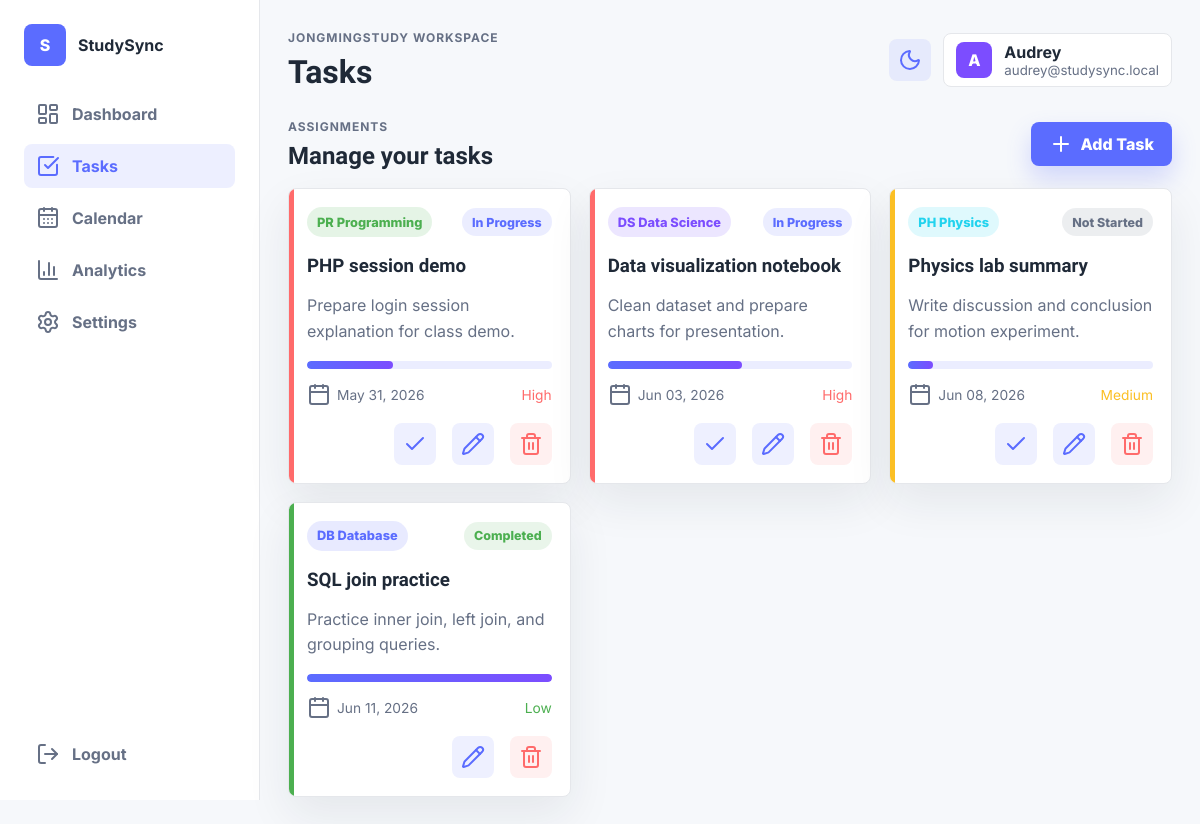
/tasks.php (signed in), run on an earlier commit of the app's database.
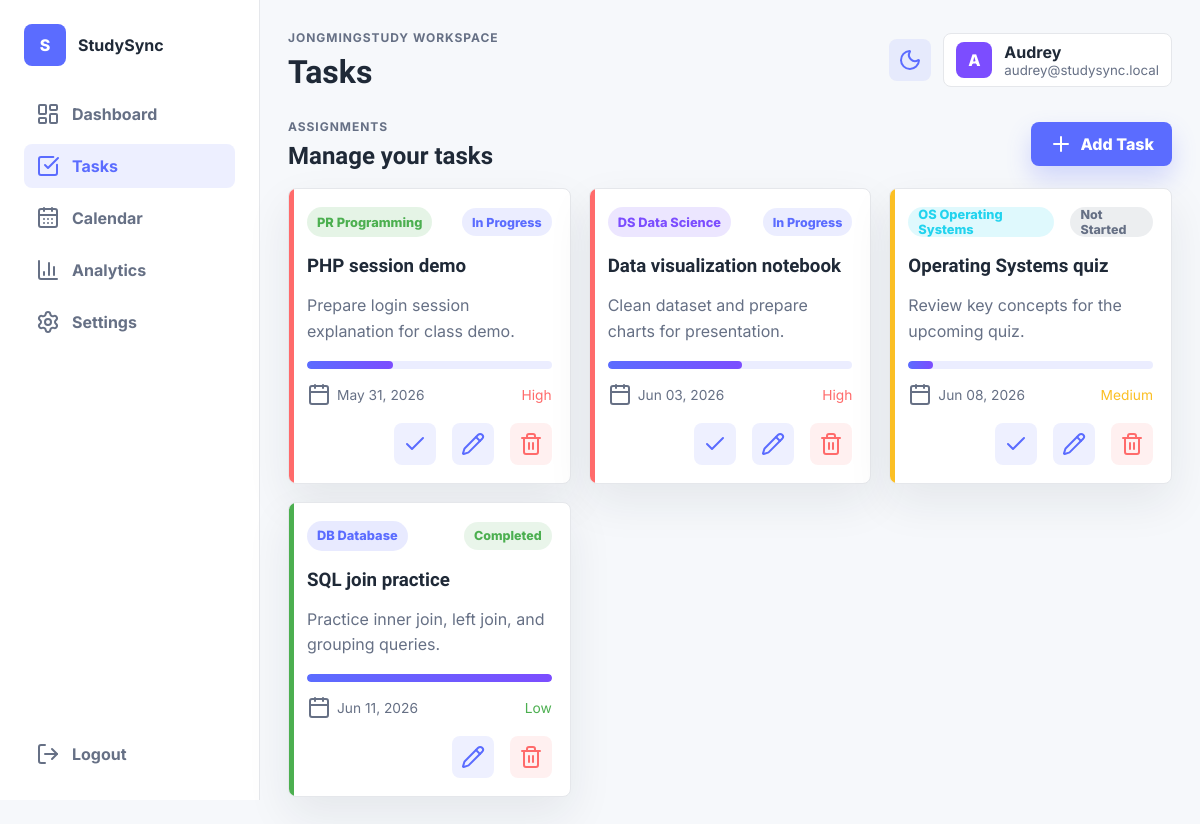
And on a later commit of the database.
### tables this page shows
CREATE TABLE users (
    id INT AUTO_INCREMENT PRIMARY KEY,
    name VARCHAR(50) NOT NULL UNIQUE,
    email VARCHAR(100) NOT NULL UNIQUE,
    password VARCHAR(100) NOT NULL,
    avatar_color VARCHAR(20) NOT NULL,
    created_at TIMESTAMP DEFAULT CURRENT_TIMESTAMP
);

CREATE TABLE tasks (
    id INT AUTO_INCREMENT PRIMARY KEY,
    user_id INT NOT NULL,
    category_id INT NOT NULL,
    title VARCHAR(150) NOT NULL,
    description TEXT,
    priority ENUM('Low', 'Medium', 'High') NOT NULL DEFAULT 'Medium',
    deadline DATE NOT NULL,
    progress INT NOT NULL DEFAULT 0,
    status ENUM('Not Started', 'In Progress', 'Completed', 'Overdue') NOT NULL DEFAULT 'Not Started',
    created_at TIMESTAMP DEFAULT CURRENT_TIMESTAMP,
    updated_at TIMESTAMP DEFAULT CURRENT_TIMESTAMP ON UPDATE CURRENT_TIMESTAMP,
    FOREIGN KEY (user_id) REFERENCES users(id) ON DELETE CASCADE,
    FOREIGN KEY (category_id) REFERENCES categories(id) ON DELETE CASCADE
);

CREATE TABLE categories (
    id INT AUTO_INCREMENT PRIMARY KEY,
    name VARCHAR(80) NOT NULL UNIQUE,
    icon VARCHAR(10) NOT NULL,
    color VARCHAR(20) NOT NULL
);

### includes/helpers.php (called while the page is built, shortened)
<?php
function e(string $value): string
{
    return htmlspecialchars($value, ENT_QUOTES, 'UTF-8');
}
function task_status(array $task): string
{
    if ($task['status'] === 'Completed') {
        return 'Completed';
    }
    return $task['status'];
}
function priority_class(string $priority): string
{
    return strtolower($priority);
}
function format_date(string $date): string
{
    return date('M d, Y', strtotime($date));
}
function get_user_tasks(PDO $pdo, int $userId): array
{
    $stmt = $pdo->prepare(
        'SELECT tasks.*, categories.name AS category_name, categories.icon, categories.color
         FROM tasks
         JOIN categories ON tasks.category_id = categories.id
         WHERE tasks.user_id = ?
         ORDER BY tasks.deadline ASC'
    );
    $stmt->execute([$userId]);
    return $stmt->fetchAll();
}

### includes/auth.php (called while the page is built, shortened)
<?php
require_once __DIR__ . '/db.php';
function is_logged_in(): bool
{
    return isset($_SESSION['user_id']);
}
function current_user(): ?array
{
    global $pdo;
    $stmt = $pdo->prepare('SELECT id, name, email, avatar_color FROM users WHERE id = ?');
    $stmt->execute([$_SESSION['user_id']]);
    return $stmt->fetch() ?: null;
}

### tasks.php (the view, shortened to what this page needs)
<?php
$pageTitle = 'Tasks';
require_once __DIR__ . '/includes/header.php';
$tasks = get_user_tasks($pdo, (int) $user['id']);
?>
<section class="page-actions">
    <div>
        <p class="eyebrow">Assignments</p>
        <h2>Manage your tasks</h2>
    </div>
    <a class="btn btn-primary" href="tasks.php?action=new">
        <i data-lucide="plus"></i>
        Add Task
    </a>
</section>
<section class="task-board">
    <?php foreach ($tasks as $task): ?>
        <?php $status = task_status($task); ?>
        <article class="task-card priority-<?php echo priority_class($task['priority']); ?>">
            <div class="task-card-top">
                <span class="category-tag" style="--tag-color: <?php echo e($task['color']); ?>">
                    <?php echo e($task['icon']); ?> <?php echo e($task['category_name']); ?>
                </span>
                <span class="status-pill <?php echo strtolower(str_replace(' ', '-', $status)); ?>"><?php echo e($status); ?></span>
            </div>
            <h3><?php echo e($task['title']); ?></h3>
            <p><?php echo e($task['description']); ?></p>
            <div class="progress-track small">
                <span style="width: <?php echo (int) $task['progress']; ?>%"></span>
            </div>
            <div class="task-meta">
                <span><i data-lucide="calendar"></i><?php echo format_date($task['deadline']); ?></span>
                <span class="priority-label <?php echo priority_class($task['priority']); ?>"><?php echo e($task['priority']); ?></span>
            </div>
            <div class="task-actions">
                <?php if ($status !== 'Completed'): ?>
                    <form method="POST" action="php/task_actions.php">
                        <button class="icon-btn" type="submit" aria-label="Mark completed"><i data-lucide="check"></i></button>
                    </form>
                <?php endif; ?>
                <a class="icon-btn" href="tasks.php?edit=<?php echo (int) $task['id']; ?>" aria-label="Edit"><i data-lucide="pencil"></i></a>
                <form method="POST" action="php/task_actions.php" onsubmit="return confirm('Delete this task?');">
                    <button class="icon-btn danger" type="submit" aria-label="Delete"><i data-lucide="trash-2"></i></button>
                </form>
            </div>
        </article>
    <?php endforeach; ?>
</section>
<?php include __DIR__ . '/includes/footer.php'; ?>

### includes/header.php (shortened to what this page needs)
<?php
require_once __DIR__ . '/auth.php';
require_once __DIR__ . '/helpers.php';
$user = current_user();
$pageTitle = $pageTitle ?? 'JONGMINGStudy';
?>
<!DOCTYPE html>
<html lang="en">
<head>
    <link rel="stylesheet" href="css/style.css">
</head>
<body>
    <div class="app-shell">
        <?php include __DIR__ . '/sidebar.php'; ?>
        <main class="main-content">
            <header class="topbar">
                <div>
                    <p class="eyebrow">JONGMINGStudy workspace</p>
                    <h1><?php echo e($pageTitle); ?></h1>
                </div>
                <div class="topbar-actions">
                    <button class="icon-btn" id="themeToggle" type="button" aria-label="Toggle dark mode">
                        <i data-lucide="moon"></i>
                    </button>
                    <div class="profile-chip">
                        <span style="background: <?php echo e($user['avatar_color']); ?>"><?php echo e(substr($user['name'], 0, 1)); ?></span>
                        <div>
                            <strong><?php echo e($user['name']); ?></strong>
                            <small><?php echo e($user['email']); ?></small>
                        </div>
                    </div>
                </div>
            </header>

### includes/sidebar.php
<?php
$activePage = basename($_SERVER['PHP_SELF']);
$navItems = [
    ['file' => 'dashboard.php', 'label' => 'Dashboard', 'icon' => 'layout-dashboard'],
    ['file' => 'tasks.php', 'label' => 'Tasks', 'icon' => 'check-square'],
    ['file' => 'calendar.php', 'label' => 'Calendar', 'icon' => 'calendar-days'],
    ['file' => 'analytics.php', 'label' => 'Analytics', 'icon' => 'bar-chart-3'],
    ['file' => 'settings.php', 'label' => 'Settings', 'icon' => 'settings'],
];
?>
<aside class="sidebar">
    <a href="dashboard.php" class="sidebar-brand">
        <span>S</span>
        <strong>StudySync</strong>
    </a>
    <nav>
        <?php foreach ($navItems as $item): ?>
            <a class="<?php echo $activePage === $item['file'] ? 'active' : ''; ?>" href="<?php echo e($item['file']); ?>">
                <i data-lucide="<?php echo e($item['icon']); ?>"></i>
                <?php echo e($item['label']); ?>
            </a>
        <?php endforeach; ?>
    </nav>
    <a class="logout-link" href="php/logout.php">
        <i data-lucide="log-out"></i>
        Logout
    </a>
</aside>

### includes/footer.php (shortened to what this page needs)
        </main>
    </div>
</body>
</html>

What changed in the data, as far as the page shows it:
changed tasks "Medium": category.icon "PH" → "OS"; category.name "Physics" → "Operating Systems"; title "Physics lab summary" → "Operating Systems quiz"; description "Write discussion and conclusion for motion experiment." → "Review key concepts for the upcoming quiz."
